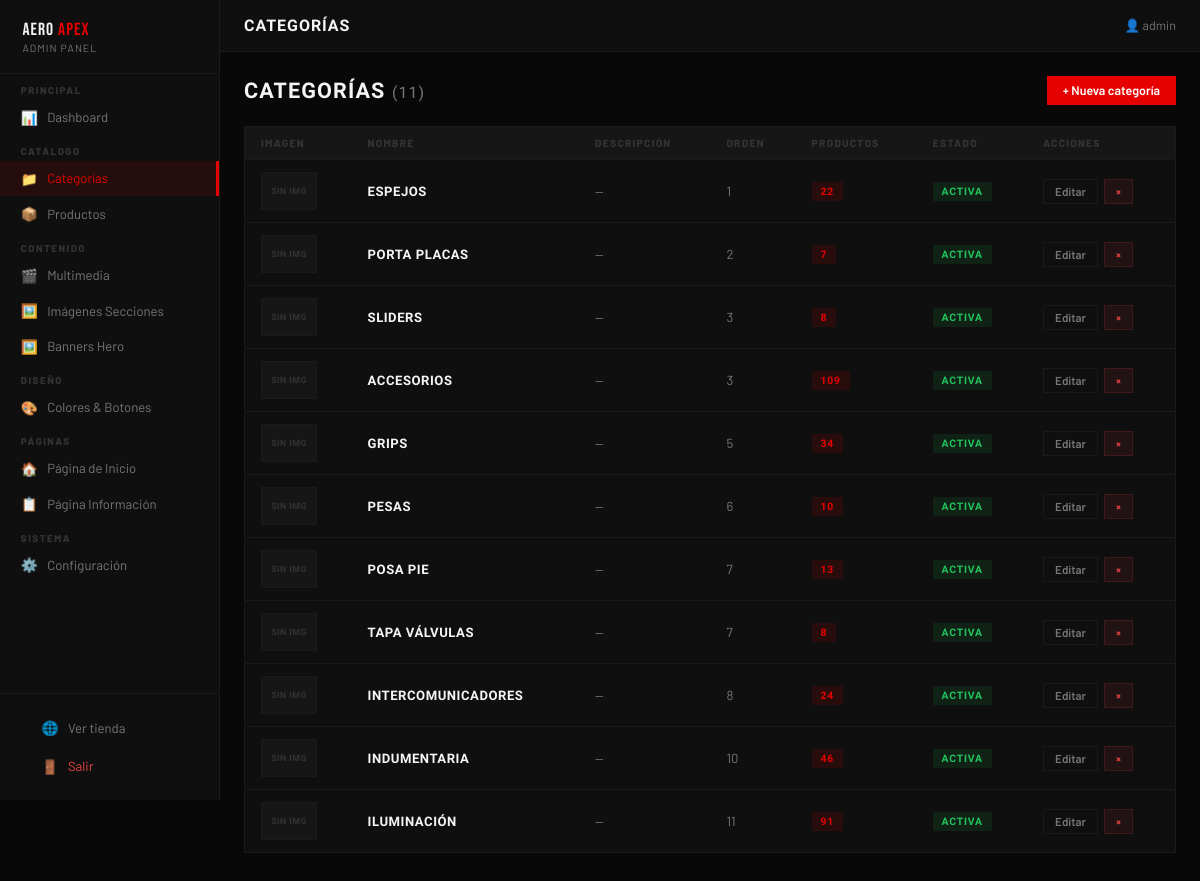
The app's page /admin/categorias (signed in) with its own data.
### app.py (models this page shows)
class Categoria(db.Model):
    id          = db.Column(db.Integer, primary_key=True)
    nombre      = db.Column(db.String(80), nullable=False)
    slug        = db.Column(db.String(80), unique=True)
    descripcion = db.Column(db.String(300), default='')
    imagen      = db.Column(db.String(200), default='')
    icono       = db.Column(db.String(10),  default='🏍️')
    orden       = db.Column(db.Integer,     default=0)
    activa      = db.Column(db.Boolean,     default=True)
    productos   = db.relationship('Producto', backref='cat_rel', lazy=True)

### app.py (the view)
@app.route('/admin/categorias')
@login_req
def adm_cats():
    return render_template('admin/categorias.html', cats=Categoria.query.order_by(Categoria.orden).all())

### app.py (called while the page is built)
def gcfg(k, default=''):
    c = Config.query.filter_by(clave=k).first()
    return c.valor if c else default

def login_req(f):
    @wraps(f)
    def d(*a,**kw):
        if not session.get('admin'): return redirect(url_for('admin_login'))
        return f(*a,**kw)
    return d

@app.context_processor
def ctx():
    cats   = Categoria.query.filter_by(activa=True).order_by(Categoria.orden).all()
    wsp    = gcfg('whatsapp', WHATSAPP)
    ann    = gcfg('ann', '🏍️ ENVÍOS GRATIS EN BOGOTÁ · ACCESORIOS PREMIUM PARA TU MOTO')
    slides = BannerSlide.query.filter_by(activo=True).order_by(BannerSlide.orden).all()
    get_sec = lambda k: (SeccionImagen.query.filter_by(seccion=k).first() or type('',(),{'imagen':''})()).imagen
    return dict(nav_cats=cats, WHATSAPP=wsp, ANN=ann, slides=slides, gcfg=gcfg, get_sec=get_sec)

### templates/admin/categorias.html (shortened to what this page needs)
{% extends 'admin/base_admin.html' %}
{% block page_title %}Categorías{% endblock %}
{% block content %}
<div class="page-head">
  <h1>Categorías <span style="color:var(--gray);font-size:1rem;font-weight:400">({{ cats|length }})</span></h1>
  <a href="/admin/categorias/nueva" class="btn btn-red">+ Nueva categoría</a>
</div>
<div class="card">
  <table>
    <thead><tr><th>Imagen</th><th>Nombre</th><th>Descripción</th><th>Orden</th><th>Productos</th><th>Estado</th><th>Acciones</th></tr></thead>
    <tbody>
    {% for c in cats %}
    <tr>
      <td>
        {% if c.imagen %}
          <img src="/static/{{ c.imagen }}" style="width:56px;height:38px;object-fit:cover;border:1px solid var(--border)"/>
        {% else %}
          <div style="width:56px;height:38px;background:var(--bg3);border:1px solid var(--border);display:flex;align-items:center;justify-content:center;font-family:var(--font-h);font-size:.55rem;font-weight:700;color:var(--gray2);letter-spacing:.05em;text-transform:uppercase">SIN IMG</div>
        {% endif %}
      </td>
      <td><strong style="font-family:var(--font-h);text-transform:uppercase;letter-spacing:.04em">{{ c.nombre }}</strong></td>
      <td style="color:var(--gray);font-size:.78rem;max-width:200px">{{ c.descripcion[:60] if c.descripcion else '—' }}</td>
      <td style="color:var(--gray)">{{ c.orden }}</td>
      <td><span class="badge b-red">{{ c.productos|length }}</span></td>
      <td>{% if c.activa %}<span class="badge b-ok">Activa</span>{% else %}<span class="badge b-gray">Inactiva</span>{% endif %}</td>
      <td>
        <div style="display:flex;gap:.35rem">
          <a href="/admin/categorias/editar/{{ c.id }}" class="btn btn-ghost btn-sm">Editar</a>
          <form method="POST" action="/admin/categorias/eliminar/{{ c.id }}" style="display:inline" onsubmit="return confirm('¿Eliminar {{ c.nombre }}?')">
            <button type="submit" class="btn btn-danger btn-sm">×</button>
          </form>
        </div>
      </td>
    </tr>
    {% else %}
    <tr><td colspan="7" style="text-align:center;color:var(--gray);padding:2rem">Sin categorías. <a href="/admin/categorias/nueva" style="color:var(--red)">Crear →</a></td></tr>
    {% endfor %}
    </tbody>
  </table>
</div>
{% endblock %}

### templates/admin/base_admin.html (style rules this page uses)
:root { --bg:#080808;--bg2:#0f0f0f;--bg3:#161616;--bg4:#1e1e1e;--red:#e60000;--red2:#b30000;--white:#f5f5f5;--gray:#777;--gray2:#333;--border:#1a1a1a;--success:#22c55e;--warning:#f59e0b;--danger:#ef4444;--gold:#c8a84b;--sb:220px;--font-d:'Bebas Neue',sans-serif;--font-h:'Barlow Condensed',sans-serif;--font:'Barlow',sans-serif }
* { box-sizing:border-box;margin:0;padding:0 }
body { font-family:var(--font);background:var(--bg);color:var(--white);display:flex;min-height:100vh }
a { color:inherit;text-decoration:none }
h1,h2,h3,h4 { font-family:var(--font-h) }
.card { background:var(--bg2);border:1px solid var(--border);margin-bottom:1.5rem }
table { width:100%;border-collapse:collapse }
th { text-align:left;padding:.65rem 1rem;font-size:.65rem;font-weight:800;text-transform:uppercase;letter-spacing:.12em;color:var(--gray2);border-bottom:1px solid var(--border);background:var(--bg3) }
td { padding:.75rem 1rem;border-bottom:1px solid var(--border);font-size:.82rem;vertical-align:middle }
tr:last-child td { border:none }
.badge { display:inline-block;padding:.18rem .55rem;font-family:var(--font-h);font-size:.65rem;font-weight:800;text-transform:uppercase;letter-spacing:.08em }
.b-ok { background:rgba(34,197,94,.1);color:var(--success) }
.b-red { background:rgba(230,0,0,.12);color:var(--red) }
.btn { display:inline-flex;align-items:center;gap:.4rem;padding:.46rem 1rem;font-family:var(--font);font-weight:600;font-size:.78rem;cursor:pointer;border:none;transition:.15s;text-decoration:none }
.btn-red { background:var(--red);color:white }
.btn-danger { background:rgba(239,68,68,.08);color:var(--danger);border:1px solid rgba(239,68,68,.15) }
.btn-ghost { background:transparent;color:var(--gray);border:1px solid var(--border) }
.btn-sm { padding:.3rem .7rem;font-size:.72rem }
.page-head { display:flex;align-items:center;justify-content:space-between;margin-bottom:1.3rem }
.page-head h1 { font-family:var(--font-h);font-size:1.35rem;font-weight:900;text-transform:uppercase;letter-spacing:.05em }

### records on screen
Categoria: imagen "SIN IMG", nombre "ESPEJOS", descripcion "—", orden "1", productos|length "22", activa "ACTIVA"
Categoria: imagen "SIN IMG", nombre "PORTA PLACAS", descripcion "—", orden "2", productos|length "7", activa "ACTIVA"
Categoria: imagen "SIN IMG", nombre "SLIDERS", descripcion "—", orden "3", productos|length "8", activa "ACTIVA"
Categoria: imagen "SIN IMG", nombre "ACCESORIOS", descripcion "—", orden "3", productos|length "109", activa "ACTIVA"
Categoria: imagen "SIN IMG", nombre "GRIPS", descripcion "—", orden "5", productos|length "34", activa "ACTIVA"
Categoria: imagen "SIN IMG", nombre "PESAS", descripcion "—", orden "6", productos|length "10", activa "ACTIVA"
Categoria: imagen "SIN IMG", nombre "POSA PIE", descripcion "—", orden "7", productos|length "13", activa "ACTIVA"
Categoria: imagen "SIN IMG", nombre "TAPA VÁLVULAS", descripcion "—", orden "7", productos|length "8", activa "ACTIVA"
Categoria: imagen "SIN IMG", nombre "INTERCOMUNICADORES", descripcion "—", orden "8", productos|length "24", activa "ACTIVA"
Categoria: imagen "SIN IMG", nombre "INDUMENTARIA", descripcion "—", orden "10", productos|length "46", activa "ACTIVA"
Categoria: imagen "SIN IMG", nombre "ILUMINACIÓN", descripcion "—", orden "11", productos|length "91", activa "ACTIVA"

### other values on screen
{{ session.get('admin_u','Admin') }} "admin"
{{ cats|length }} "11"
